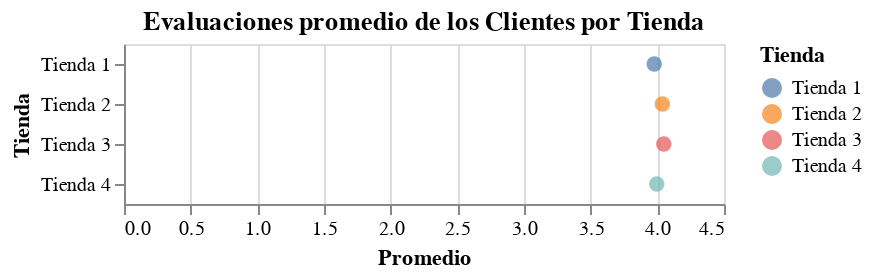

Notebook cell for this chart:
### Markdown cell above
# 3. Calificación promedio de la tienda

### Code cell
def calificacion_tienda (df,nombre_tienda):
    suma_calificacion = df['Calificación'].sum()
    cantidad_calificacion = len(df)
    promedio_calificacion = suma_calificacion / cantidad_calificacion
    return promedio_calificacion

promedio_tienda1 = calificacion_tienda(tienda, 'Tienda 1')
promedio_tienda2 = calificacion_tienda(tienda2, 'Tienda 2')
promedio_tienda3 = calificacion_tienda(tienda3, 'Tienda 3')
promedio_tienda4 = calificacion_tienda(tienda4, 'Tienda 4')

print(f'El promedio de la tienda 1 fue: {promedio_tienda1}')
print(f'El promedio de la tienda 2 fue: {promedio_tienda2}')
print(f'El promedio de la tienda 3 fue: {promedio_tienda3}')
print(f'El promedio de la tienda 4 fue: {promedio_tienda4}')

promedios_totales = pd.DataFrame({'Tienda': ['Tienda 1', 'Tienda 2', 'Tienda 3', 'Tienda 4'],
'Promedio': [promedio_tienda1, promedio_tienda2, promedio_tienda3, promedio_tienda4]})

grafica_dispersion = alt.Chart(promedios_totales).mark_circle(size=60).encode(
  y='Tienda',
  x='Promedio',
  color='Tienda',
  tooltip=['Promedio', 'Tienda']
).properties(
  title='Evaluaciones promedio de los Clientes por Tienda'
)

grafica_dispersion

### Figure 1 — Vega-Lite specification as saved in the notebook (floating-point values rounded to 4 significant figures)
{"config": {"view": {"continuousWidth": 300, "continuousHeight": 300}}, "data": {"name": "data-0ae8b0db2a83a455e653ef78736249ed"}, "mark": {"type": "circle", "size": 60}, "encoding": {"color": {"field": "Tienda", "type": "nominal"}, "tooltip": [{"field": "Promedio", "type": "quantitative"}, {"field": "Tienda", "type": "nominal"}], "x": {"field": "Promedio", "type": "quantitative"}, "y": {"field": "Tienda", "type": "nominal"}}, "title": "Evaluaciones promedio de los Clientes por Tienda", "$schema": "https://vega.github.io/schema/vega-lite/v5.20.1.json", "datasets": {"data-0ae8b0db2a83a455e653ef78736249ed": [{"Tienda": "Tienda 1", "Promedio": 3.977}, {"Tienda": "Tienda 2", "Promedio": 4.037}, {"Tienda": "Tienda 3", "Promedio": 4.048}, {"Tienda": "Tienda 4", "Promedio": 3.996}]}}
